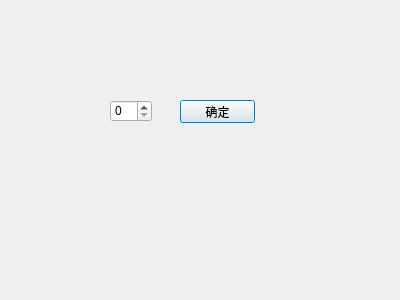
<?xml version="1.0" encoding="UTF-8"?>
<ui version="4.0">
 <class>MyDialog</class>
 <widget class="QDialog" name="MyDialog">
  <property name="geometry">
   <rect>
    <x>0</x>
    <y>0</y>
    <width>400</width>
    <height>300</height>
   </rect>
  </property>
  <property name="windowTitle">
   <string>Dialog</string>
  </property>
  <widget class="QSpinBox" name="spinBox">
   <property name="geometry">
    <rect>
     <x>110</x>
     <y>100</y>
     <width>42</width>
     <height>22</height>
    </rect>
   </property>
  </widget>
  <widget class="QPushButton" name="pushButton">
   <property name="geometry">
    <rect>
     <x>180</x>
     <y>100</y>
     <width>75</width>
     <height>23</height>
    </rect>
   </property>
   <property name="text">
    <string>确定</string>
   </property>
  </widget>
 </widget>
 <resources/>
 <connections/>
</ui>
